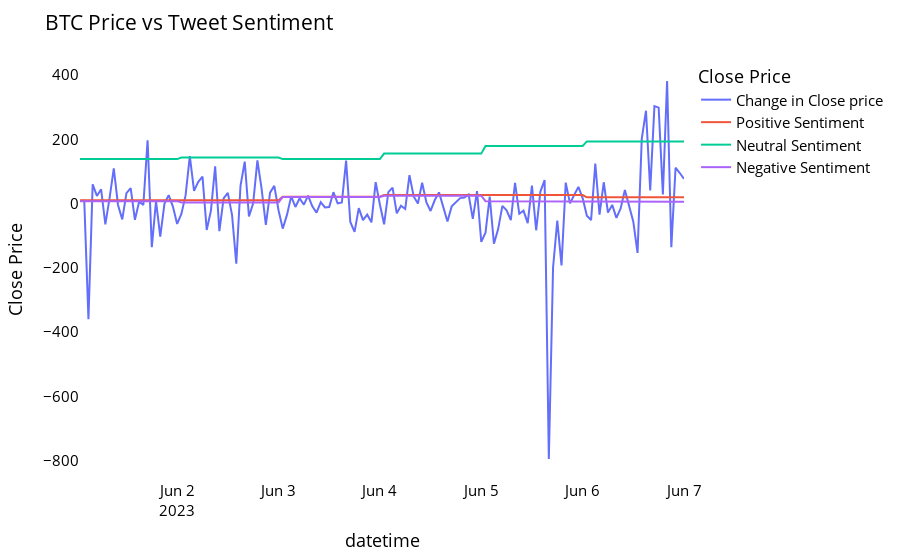

Notebook code for this chart:
### Code cell
names = cycle(['Change in Close price', 'Positive Sentiment', 'Neutral Sentiment', 'Negative Sentiment'])

fig = px.line(df_hourly, x=df_hourly['datetime'], y=[df_hourly['change_close'], df_hourly['Sentiment_POSITIVE'], df_hourly['Sentiment_NEUTRAL'], df_hourly['Sentiment_NEGATIVE']],)
fig.update_layout(title_text='BTC Price vs Tweet Sentiment',
                  plot_bgcolor='white', font_size=15, font_color='black',legend_title_text='Close Price')
fig.update_layout(
    yaxis=dict(
        title='Close Price',
    )
)


fig.for_each_trace(lambda t:  t.update(name = next(names)))

fig.update_xaxes(showgrid=False)
fig.update_yaxes(showgrid=False)

### Figure 1 — Plotly figure (JSON) as saved in the notebook; plotly's stock layout.template omitted (floating-point values rounded to 4 significant figures; data arrays with more than 128 entries replaced by an {"elided": "..."} marker saying what was removed)
{"data": [{"hovertemplate": "variable=change_close<br>datetime=%{x}<br>value=%{y}<extra></extra>", "legendgroup": "change_close", "line": {"color": "#636efa", "dash": "solid"}, "marker": {"symbol": "circle"}, "mode": "lines", "name": "Change in Close price", "orientation": "v", "showlegend": true, "type": "scatter", "x": {"elided": "144 str values"}, "xaxis": "x", "y": {"elided": "144 float values"}, "yaxis": "y"}, {"hovertemplate": "variable=Sentiment_POSITIVE<br>datetime=%{x}<br>value=%{y}<extra></extra>", "legendgroup": "Sentiment_POSITIVE", "line": {"color": "#EF553B", "dash": "solid"}, "marker": {"symbol": "circle"}, "mode": "lines", "name": "Positive Sentiment", "orientation": "v", "showlegend": true, "type": "scatter", "x": {"elided": "144 str values"}, "xaxis": "x", "y": {"elided": "144 int values"}, "yaxis": "y"}, {"hovertemplate": "variable=Sentiment_NEUTRAL<br>datetime=%{x}<br>value=%{y}<extra></extra>", "legendgroup": "Sentiment_NEUTRAL", "line": {"color": "#00cc96", "dash": "solid"}, "marker": {"symbol": "circle"}, "mode": "lines", "name": "Neutral Sentiment", "orientation": "v", "showlegend": true, "type": "scatter", "x": {"elided": "144 str values"}, "xaxis": "x", "y": {"elided": "144 int values"}, "yaxis": "y"}, {"hovertemplate": "variable=Sentiment_NEGATIVE<br>datetime=%{x}<br>value=%{y}<extra></extra>", "legendgroup": "Sentiment_NEGATIVE", "line": {"color": "#ab63fa", "dash": "solid"}, "marker": {"symbol": "circle"}, "mode": "lines", "name": "Negative Sentiment", "orientation": "v", "showlegend": true, "type": "scatter", "x": {"elided": "144 str values"}, "xaxis": "x", "y": {"elided": "144 int values"}, "yaxis": "y"}], "layout": {"autosize": true, "font": {"color": "black", "size": 15}, "legend": {"title": {"text": "Close Price"}, "tracegroupgap": 0}, "margin": {"t": 60}, "plot_bgcolor": "white", "title": {"text": "BTC Price vs Tweet Sentiment"}, "xaxis": {"anchor": "y", "autorange": true, "domain": [0, 1], "range": ["2023-06-01 00:59:59", "2023-06-06 23:59:59"], "showgrid": false, "title": {"text": "datetime"}, "type": "date"}, "yaxis": {"anchor": "x", "autorange": true, "domain": [0, 1], "range": [-860.1, 447.4], "showgrid": false, "title": {"text": "Close Price"}, "type": "linear"}}}
